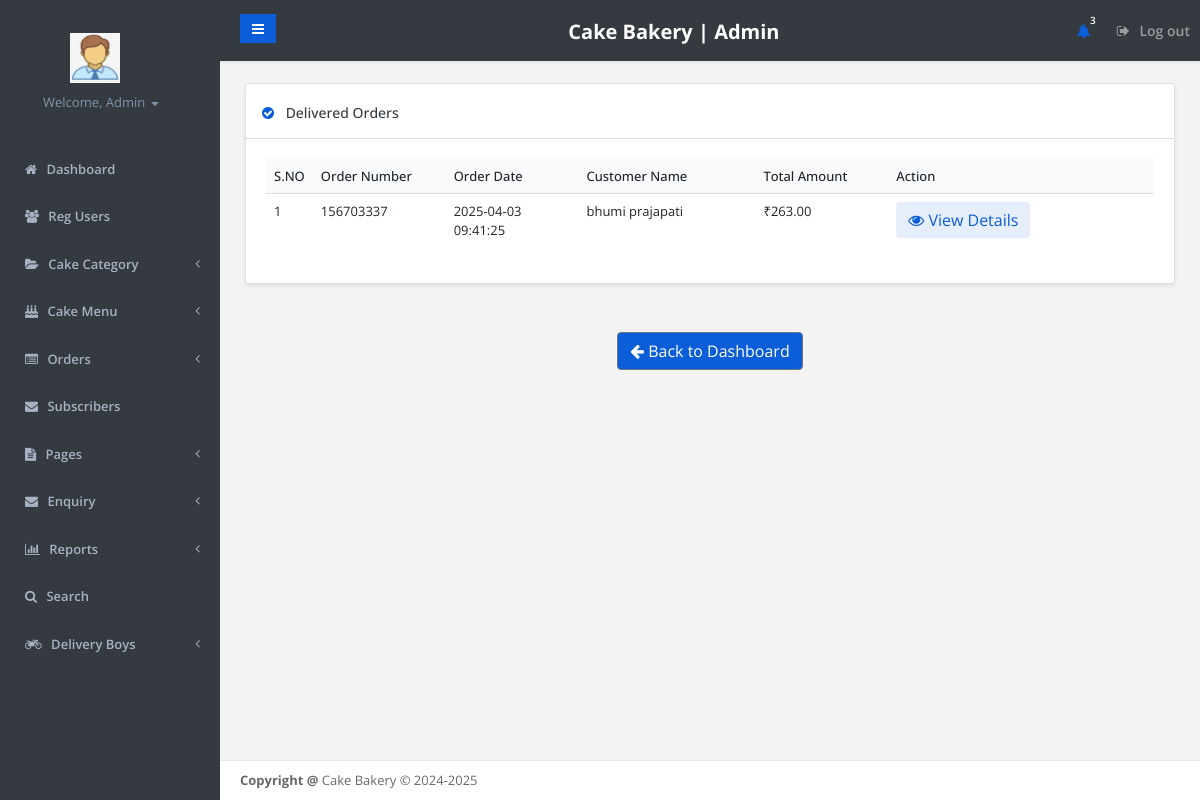
The app's page /admin/cake-delivered.php (signed in) with its own data.
### tables this page shows
CREATE TABLE `tblorderaddresses` (
  `ID` int(11) NOT NULL,
  `UserId` char(100) DEFAULT NULL,
  `Ordernumber` varchar(50) DEFAULT NULL,
  `Flatnobuldngno` varchar(255) DEFAULT NULL,
  `StreetName` varchar(255) DEFAULT NULL,
  `Area` varchar(255) DEFAULT NULL,
  `Landmark` varchar(255) DEFAULT NULL,
  `City` varchar(255) DEFAULT NULL,
  `OrderTime` timestamp NOT NULL DEFAULT current_timestamp(),
  `OrderFinalStatus` varchar(255) DEFAULT NULL
);

CREATE TABLE `tbluser` (
  `ID` int(10) NOT NULL,
  `FirstName` varchar(45) DEFAULT NULL,
  `LastName` text DEFAULT NULL,
  `Email` varchar(120) DEFAULT NULL,
  `MobileNumber` bigint(11) DEFAULT NULL,
  `Password` varchar(120) DEFAULT NULL,
  `RegDate` timestamp NOT NULL DEFAULT current_timestamp(),
  `status` enum('active','deleted') DEFAULT 'active'
);

### admin/cake-delivered.php (the view, shortened to what this page needs)
<?php
include('includes/dbconnection.php');
if (strlen($_SESSION['fosaid']==0)) {
  header('location:logout.php');
  } else{
  ?>
<!DOCTYPE html>
<html>
<head>
    <link href="css/bootstrap.min.css" rel="stylesheet">
    <link href="font-awesome/css/font-awesome.css" rel="stylesheet">
    <link href="css/plugins/iCheck/custom.css" rel="stylesheet">
    <link href="css/plugins/steps/jquery.steps.css" rel="stylesheet">
    <link href="css/animate.css" rel="stylesheet">
    <link href="css/style.css" rel="stylesheet">
</head>
<body>
    <div id="wrapper">
    <?php include_once('includes/leftbar.php');?>
        <div id="page-wrapper" class="gray-bg">
             <?php include_once('includes/header.php');?>
        <div class="row border-bottom">
        </div>
        <div class="wrapper wrapper-content animated fadeInRight">
            <div class="row">
                <div class="col-lg-12">
                    <div class="card">
                        <div class="card-header">
                            <h4 class="card-title"><i class="fa fa-check-circle"></i> Delivered Orders</h4>
                        </div>
                        <div class="card-body">
                            <div class="table-responsive">
                                <table class="table table-hover">
                                    <thead>
                                        <tr>
                                            <th width="5%">S.NO</th>
                                            <th width="15%">Order Number</th>
                                            <th width="15%">Order Date</th>
                                            <th width="20%">Customer Name</th>
                                            <th width="15%">Total Amount</th>
                                            <th width="30%">Action</th>
                                        </tr>
                                    </thead>
                                    <tbody>
                                        <?php
                                        $ret=mysqli_query($con,"select * from tblorderaddresses where OrderFinalStatus='Cake Delivered'");
                                        $cnt=1;
                                        while ($row=mysqli_fetch_array($ret)) {
                                            $customerQuery = mysqli_query($con, "SELECT FirstName, LastName FROM tbluser WHERE ID = '".$row['UserId']."'");
                                            $customerData = mysqli_fetch_array($customerQuery);
                                            if (!$customerData) {
                                                $customerName = "Unknown Customer";
                                            } else {
                                                $customerName = $customerData['FirstName'] . ' ' . $customerData['LastName'];
                                            }
                                            $orderQuery = mysqli_query($con, "SELECT SUM(Price) as TotalAmount FROM tblorders WHERE OrderNumber = '".$row['Ordernumber']."'");
                                            $orderData = mysqli_fetch_array($orderQuery);
                                            if (!$orderData || $orderData['TotalAmount'] === null) {
                                                $totalAmount = 0;
                                            } else {
                                                $totalAmount = $orderData['TotalAmount'];
                                            }
                                        ?>
                                        <tr>
                                            <td><?php echo $cnt;?></td>
                                            <td><?php echo $row['Ordernumber'];?></td>
                                            <td><?php echo $row['OrderTime'];?></td>
                                            <td><?php echo $customerName;?></td>
                                            <td>₹<?php echo number_format($totalAmount, 2);?></td>
                                            <td>
                                                <a href="viewcakeorder.php?orderid=<?php echo $row['Ordernumber'];?>" class="btn btn-view">
                                                    <i class="fa fa-eye"></i> View Details
                                                </a>
                                            </td>
                                        </tr>
                                        <?php
                                        $cnt=$cnt+1;
                                        }?>
                                    </tbody>
                                </table>
                            </div>
                        </div>
                    </div>
                </div>
            </div>
            <div class="text-center mt-4 mb-3">
                <a style="background-color: #0B5ED7;" href="dashboard.php" class="btn btn-secondary">
                    <i class="fa fa-arrow-left"></i> Back to Dashboard
                </a>
            </div>
        </div>
         <?php include_once('includes/footer.php');?>
        </div>
        </div>
</body>
</html>
<?php } ?>

### admin/includes/leftbar.php (shortened to what this page needs)
<!DOCTYPE html>
<html lang="en">
<head>
</head>
<body>
</body>
</html>
<nav  class="navbar-default navbar-static-side" role="navigation">
    <div class="sidebar-collapse">
        <ul style="  background: #343A40 !important"; class="nav metismenu" id="side-menu">
            <li style="  background: #343A40 !important"; class="nav-header">
                <div class="dropdown profile-element">
                    <img alt="Admin Logo" class="img-fluid"
                        src="/new cake/cake/images.jpeg"
                        onerror="this.onerror=null; this.src='/new cake/cake/images.jpeg';"
                        style="width: 50px; height: 50px; margin-bottom: 10px;margin-left: 45px;" />
                    <a data-toggle="dropdown" class="dropdown-toggle" href="#">
                        <?php
                            $admid = $_SESSION['fosaid'];
                            $ret   = mysqli_query($con, "SELECT AdminName FROM tbladmin WHERE ID='$admid'");
                            $row   = mysqli_fetch_array($ret);
                            $name  = $row['AdminName'];
                        ?>
                        <span class="text-muted text-xs block"  style="margin-left: 18px;">
                            Welcome,                                                                                                                                                                                                                                                                                                                                                                                                                                                                                                                                                                                                                                                                                                                                                                                                                                                                                                                                                                                                                                                                                                                                                                                                                                                                                                                                                                                                                                                                                                                                     <?php echo htmlspecialchars($name); ?> <b class="caret"></b>
                        </span>
                    </a>
                </div>
            </li>
            <li>
                <a href="dashboard.php"><i class="fa fa-home"></i> <span class="nav-label">Dashboard</span></a>
            </li>
            <li>
                <a href="user-detail.php"><i class="fa fa-users"></i> <span class="nav-label">Reg Users</span></a>
            </li>
            <li style="  background: #343A40 !important";>
                <a href="#"><i class="fa fa-folder-open"></i> <span  class="nav-label">Cake Category</span><span class="fa arrow"></span></a>
            </li>
            <li>
                <a href="#"><i class="fa fa-birthday-cake"></i> <span class="nav-label">Cake Menu</span><span class="fa arrow"></span></a>
            </li>
            <li>
                <a href="#"><i class="fa fa-list-alt"></i> <span class="nav-label">Orders</span><span class="fa arrow"></span></a>
            </li>
            <li>
            <li><a href="subcriber.php"><i class="fa fa-envelope"></i> Subscribers</a></li>
            </li>
            <li>
                <a href="#"><i class="fa fa-file-text"></i> <span class="nav-label">Pages</span><span class="fa arrow"></span></a>
            </li>
            <li>
                <a href="#"><i class="fa fa-envelope"></i> <span class="nav-label">Enquiry</span><span class="fa arrow"></span></a>
            </li>
            <li>
                <a href="#"><i class="fa fa-bar-chart"></i> <span class="nav-label">Reports</span><span class="fa arrow"></span></a>
            </li>
            <li>
                <a href="search.php"><i class="fa fa-search"></i> <span class="nav-label">Search</span></a>
            </li>
            <li>
                <a href="#"><i class="fa fa-motorcycle"></i> <span class="nav-label">Delivery Boys</span><span class="fa arrow"></span></a>
            </li>
        </ul>
    </div>
</nav>

### admin/cake-delivered.php (style rules this page uses)
:root { --primary-color: #0B5ED7; --secondary-color: #6c757d; --success-color: #28a745; --danger-color: #dc3545; --warning-color: #ffc107; --info-color: #17a2b8; --light-color: #f8f9fa; --dark-color: #343a40; --border-radius: 0.25rem; --box-shadow: 0 0.125rem 0.25rem rgba(0, 0, 0, 0.075); }
.card { border-radius: var(--border-radius); box-shadow: var(--box-shadow); margin-bottom: 1.5rem; }
.card-header { background-color: #fff; border-bottom: 1px solid rgba(0,0,0,.125); padding: 1rem; display: flex; justify-content: space-between; align-items: center; }
.card-title { margin-bottom: 0; color: var(--dark-color); font-weight: 500; }
.card-title i { margin-right: 0.5rem; color: var(--primary-color); }
.table { width: 100%; margin-bottom: 1rem; color: #212529; }
.table th { background-color: #f8f9fa; border-bottom: 2px solid #dee2e6; font-weight: 500; text-align: left; padding: 0.75rem; }
.table td { padding: 0.75rem; vertical-align: top; border-top: 1px solid #dee2e6; }
.btn { display: inline-block; font-weight: 400; text-align: center; white-space: nowrap; vertical-align: middle; user-select: none; border: 1px solid transparent; padding: 0.375rem 0.75rem; font-size: 1rem; line-height: 1.5; border-radius: var(--border-radius); transition: color .15s ease-in-out,background-color .15s ease-in-out,border-color .15s ease-in-out,box-shadow .15s ease-in-out; }
.btn-secondary { color: #fff; background-color: var(--secondary-color); border-color: var(--secondary-color); }
.btn-view { color: var(--primary-color); background: rgba(11, 94, 215, 0.1); border: none; text-decoration: none; }

### admin/includes/leftbar.php (style rules this page uses)
.nav { background: #343A40 !important; }
.navbar-static-side { background: #343A40 !important; }

### records on screen
tblorderaddresses: Ordernumber "156703337", OrderTime "2025-04-03 09:41:25", UserId.LastName "bhumi prajapati", totalAmount "263.00"

### other values on screen
$name "Admin"
$num "3"
